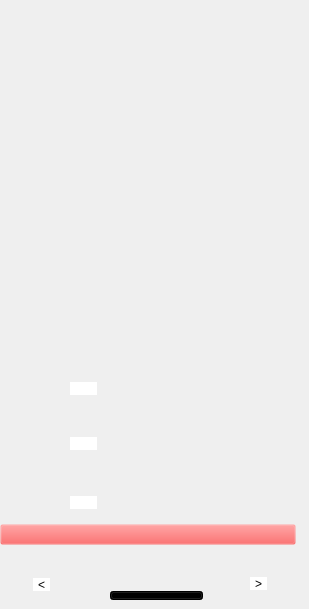
    <widget class="QWidget" name="page_9">
     <widget class="QLabel" name="label_9">
      <property name="geometry">
       <rect>
        <x>0</x>
        <y>0</y>
        <width>300</width>
        <height>600</height>
       </rect>
      </property>
      <property name="text">
       <string/>
      </property>
      <property name="pixmap">
       <pixmap resource="resource.qrc">:/image9/9.png</pixmap>
      </property>
      <property name="scaledContents">
       <bool>true</bool>
      </property>
     </widget>
     <widget class="QLineEdit" name="lineEdit_edge_from">
      <property name="geometry">
       <rect>
        <x>70</x>
        <y>382</y>
        <width>27</width>
        <height>13</height>
       </rect>
      </property>
      <property name="styleSheet">
       <string notr="true">border:none;</string>
      </property>
     </widget>
     <widget class="QLineEdit" name="lineEdit_edge_to">
      <property name="geometry">
       <rect>
        <x>70</x>
        <y>437</y>
        <width>27</width>
        <height>13</height>
       </rect>
      </property>
      <property name="styleSheet">
       <string notr="true">border:none;</string>
      </property>
     </widget>
     <widget class="QLineEdit" name="lineEdit_edge_distance">
      <property name="geometry">
       <rect>
        <x>70</x>
        <y>496</y>
        <width>27</width>
        <height>13</height>
       </rect>
      </property>
      <property name="styleSheet">
       <string notr="true">border:none;</string>
      </property>
     </widget>
     <widget class="QPushButton" name="Save_btn">
      <property name="geometry">
       <rect>
        <x>0</x>
        <y>524</y>
        <width>296</width>
        <height>21</height>
       </rect>
      </property>
      <property name="styleSheet">
       <string notr="true">background-color: rgba(255, 49, 49,0);</string>
      </property>
      <property name="text">
       <string/>
      </property>
     </widget>
     <widget class="QPushButton" name="pushButton_26">
      <property name="geometry">
       <rect>
        <x>250</x>
        <y>577</y>
        <width>17</width>
        <height>13</height>
       </rect>
      </property>
      <property name="styleSheet">
       <string notr="true">background-color: rgb(255, 255, 255);
font: 10pt &quot;Segoe UI&quot;;
border:none;</string>
      </property>
      <property name="text">
       <string>&gt;</string>
      </property>
     </widget>
     <widget class="QPushButton" name="Home_btn_8">
      <property name="geometry">
       <rect>
        <x>110</x>
        <y>591</y>
        <width>93</width>
        <height>9</height>
       </rect>
      </property>
      <property name="styleSheet">
       <string notr="true">background-color: rgb(0, 0, 0);</string>
      </property>
      <property name="text">
       <string/>
      </property>
     </widget>
     <widget class="QPushButton" name="pushButton_27">
      <property name="geometry">
       <rect>
        <x>33</x>
        <y>578</y>
        <width>17</width>
        <height>13</height>
       </rect>
      </property>
      <property name="styleSheet">
       <string notr="true">
border:none;
background-color: rgb(255, 255, 255);</string>
      </property>
      <property name="text">
       <string>&lt;</string>
      </property>
     </widget>
    </widget>
